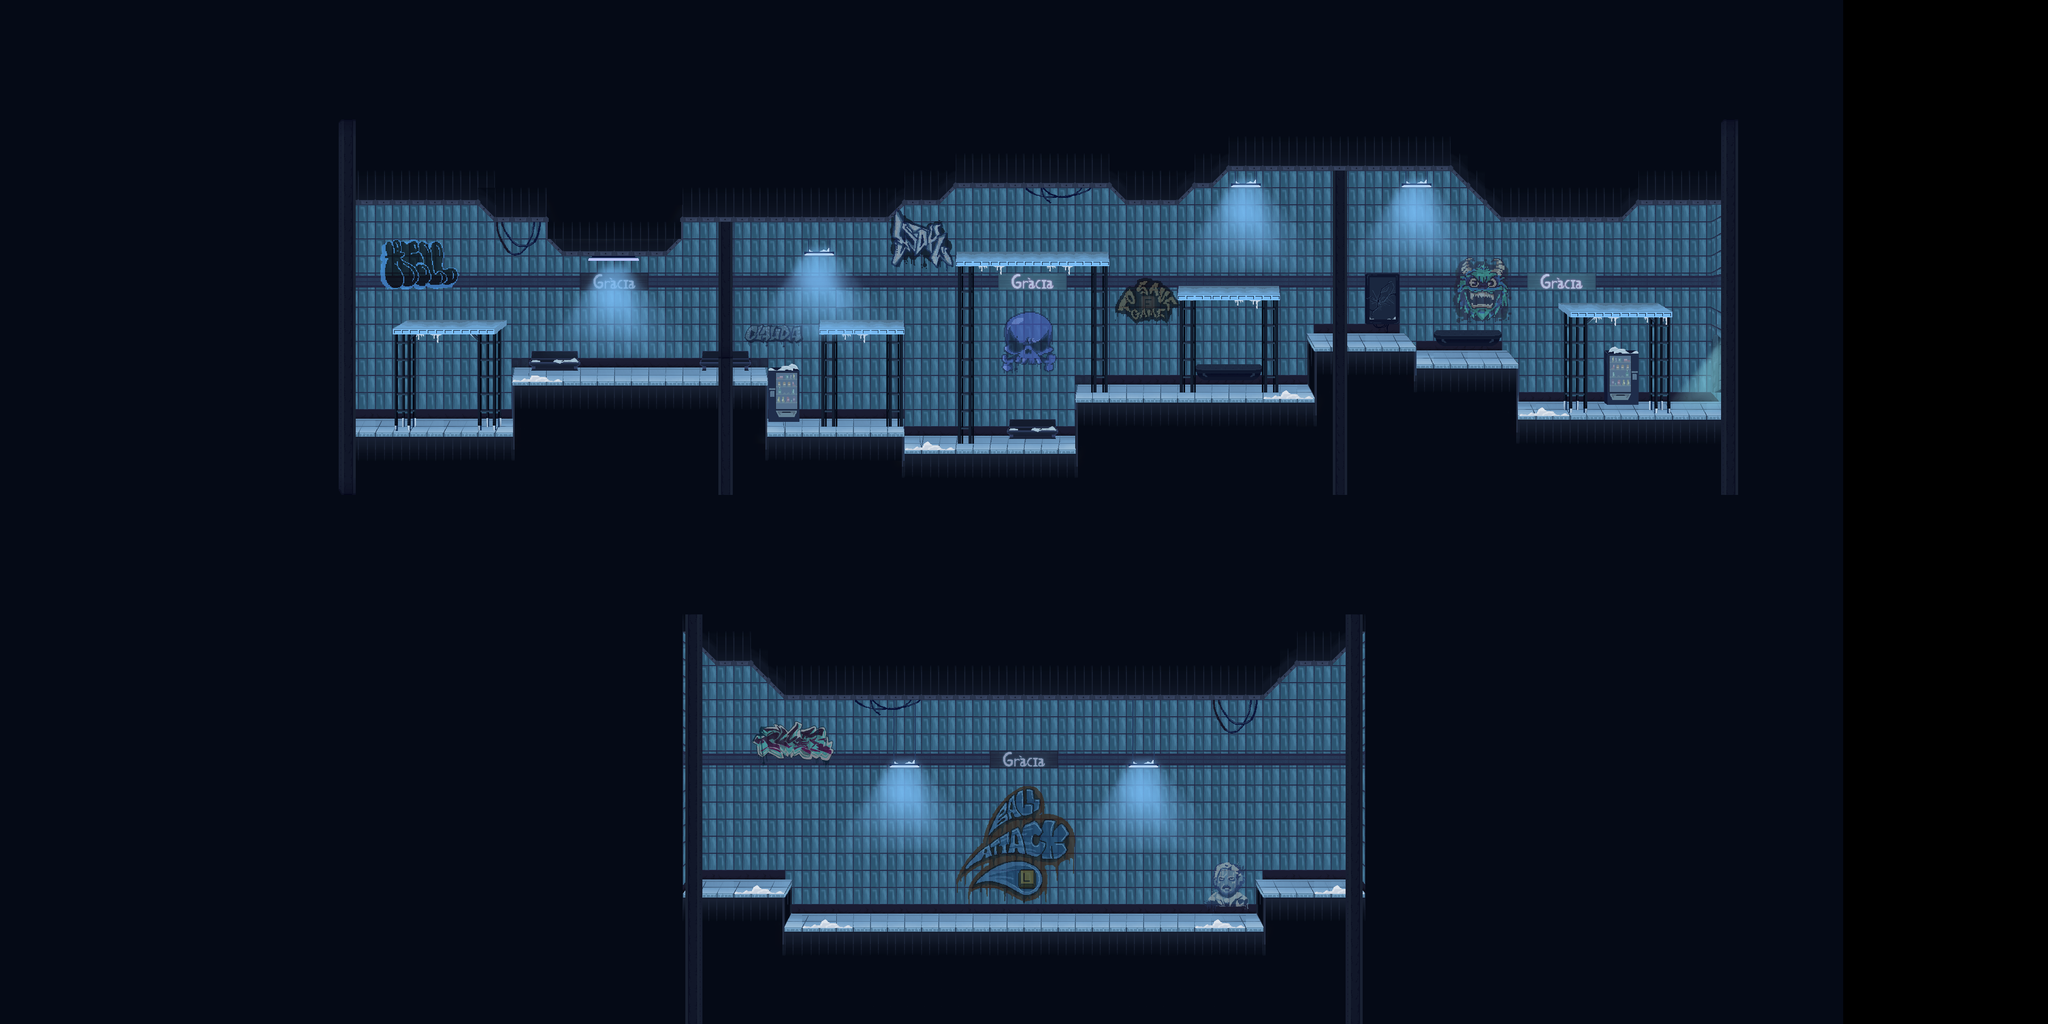

Tiled map render using the project's own tile images. Description and the map definition, with tile-layer contents summarised, below:
An orthogonal 120x60 tile map with 32x32 px tiles, 11 tile layers (FondoNegro, Fondo, Suelo, Grafitis, ...), 1 hidden layer not drawn, 7 tilesets and 49 objects.

<map version="1.10" tiledversion="1.10.2" orientation="orthogonal" renderorder="right-down" width="120" height="60" tilewidth="32" tileheight="32" infinite="0" nextlayerid="33" nextobjectid="331">
 <tileset firstgid="1" name="tmw_desert_spacing" tilewidth="32" tileheight="32" spacing="1" margin="1" tilecount="48" columns="8">
  <image source="tmw_desert_spacing.png" width="265" height="199" />
  <wangsets>
   <wangset name="Brick" type="corner" tile="9">
    <wangcolor name="" color="#ff0000" tile="-1" probability="1" />
    <wangtile tileid="0" wangid="0,0,0,1,0,0,0,0" />
    <wangtile tileid="1" wangid="0,0,0,1,0,1,0,0" />
    <wangtile tileid="2" wangid="0,0,0,0,0,1,0,0" />
    <wangtile tileid="8" wangid="0,1,0,1,0,0,0,0" />
    <wangtile tileid="9" wangid="0,1,0,1,0,1,0,1" />
    <wangtile tileid="10" wangid="0,0,0,0,0,1,0,1" />
    <wangtile tileid="16" wangid="0,1,0,0,0,0,0,0" />
    <wangtile tileid="17" wangid="0,1,0,0,0,0,0,1" />
    <wangtile tileid="18" wangid="0,0,0,0,0,0,0,1" />
    <wangtile tileid="19" wangid="0,1,0,0,0,1,0,1" />
    <wangtile tileid="20" wangid="0,1,0,1,0,0,0,1" />
    <wangtile tileid="27" wangid="0,0,0,1,0,1,0,1" />
    <wangtile tileid="28" wangid="0,1,0,1,0,1,0,0" />
   </wangset>
   <wangset name="Marble" type="corner" tile="33">
    <wangcolor name="" color="#ff0000" tile="-1" probability="1" />
    <wangtile tileid="24" wangid="0,0,0,1,0,0,0,0" />
    <wangtile tileid="25" wangid="0,0,0,1,0,1,0,0" />
    <wangtile tileid="26" wangid="0,0,0,0,0,1,0,0" />
    <wangtile tileid="32" wangid="0,1,0,1,0,0,0,0" />
    <wangtile tileid="33" wangid="0,1,0,1,0,1,0,1" />
    <wangtile tileid="34" wangid="0,0,0,0,0,1,0,1" />
    <wangtile tileid="35" wangid="0,1,0,0,0,1,0,1" />
    <wangtile tileid="36" wangid="0,1,0,1,0,0,0,1" />
    <wangtile tileid="40" wangid="0,1,0,0,0,0,0,0" />
    <wangtile tileid="41" wangid="0,1,0,0,0,0,0,1" />
    <wangtile tileid="42" wangid="0,0,0,0,0,0,0,1" />
    <wangtile tileid="43" wangid="0,0,0,1,0,1,0,1" />
    <wangtile tileid="44" wangid="0,1,0,1,0,1,0,0" />
   </wangset>
   <wangset name="Sand" type="corner" tile="14">
    <wangcolor name="" color="#ff0000" tile="29" probability="1" />
    <wangtile tileid="3" wangid="0,1,0,0,0,1,0,1" />
    <wangtile tileid="4" wangid="0,1,0,1,0,0,0,1" />
    <wangtile tileid="5" wangid="0,0,0,1,0,0,0,0" />
    <wangtile tileid="6" wangid="0,0,0,1,0,1,0,0" />
    <wangtile tileid="7" wangid="0,0,0,0,0,1,0,0" />
    <wangtile tileid="11" wangid="0,0,0,1,0,1,0,1" />
    <wangtile tileid="12" wangid="0,1,0,1,0,1,0,0" />
    <wangtile tileid="13" wangid="0,1,0,1,0,0,0,0" />
    <wangtile tileid="14" wangid="0,1,0,1,0,1,0,1" />
    <wangtile tileid="15" wangid="0,0,0,0,0,1,0,1" />
    <wangtile tileid="21" wangid="0,1,0,0,0,0,0,0" />
    <wangtile tileid="22" wangid="0,1,0,0,0,0,0,1" />
    <wangtile tileid="23" wangid="0,0,0,0,0,0,0,1" />
   </wangset>
  </wangsets>
 </tileset>
 <tileset firstgid="49" name="MapMetadata" tilewidth="32" tileheight="32" spacing="1" margin="1" tilecount="2" columns="2">
  <image source="MapMetadata.png" width="67" height="34" />
 </tileset>
 <tileset firstgid="51" name="atlas_backgrounds" tilewidth="32" tileheight="32" tilecount="14160" columns="236">
  <image source="atlas_backgrounds.png" width="7559" height="1920" />
 </tileset>
 <tileset firstgid="14211" name="background3" tilewidth="32" tileheight="32" tilecount="9063" columns="159">
  <image source="background3.png" trans="ff00ff" width="5112" height="1848" />
 </tileset>
 <tileset firstgid="23274" name="MapMetadata" tilewidth="32" tileheight="32" spacing="1" margin="1" tilecount="2" columns="2">
  <image source="MapMetadata.png" width="67" height="34" />
 </tileset>
 <tileset firstgid="23276" name="atlas_backgrounds" tilewidth="32" tileheight="32" spacing="1" margin="1" tilecount="13282" columns="229">
  <image source="atlas_backgrounds.png" width="7559" height="1920" />
 </tileset>
 <tileset firstgid="36558" name="background3" tilewidth="32" tileheight="32" tilecount="9063" columns="159">
  <image source="background3.png" trans="ff00ff" width="5112" height="1848" />
 </tileset>
 <layer id="28" name="FondoNegro" width="120" height="60">
  <properties>
   <property name="Draw" type="bool" value="true" />
  </properties>
  <data>[7200 cells, 7200 non-empty, 3 distinct tile ids]</data>
 </layer>
 <layer id="18" name="Fondo" width="120" height="60">
  <properties>
   <property name="Draw" type="bool" value="true" />
  </properties>
  <data>[7200 cells, 1713 non-empty, 18 distinct tile ids]</data>
 </layer>
 <layer id="1" name="Suelo" width="120" height="60">
  <properties>
   <property name="Draw" type="bool" value="true" />
  </properties>
  <data>[7200 cells, 1447 non-empty, 99 distinct tile ids]</data>
 </layer>
 <layer id="23" name="Grafitis" width="120" height="60" opacity="0.8">
  <properties>
   <property name="Draw" type="bool" value="true" />
  </properties>
  <data>[7200 cells, 238 non-empty, 218 distinct tile ids]</data>
 </layer>
 <layer id="19" name="Deco" width="120" height="60">
  <properties>
   <property name="Draw" type="bool" value="true" />
  </properties>
  <data>[7200 cells, 0 non-empty, 0 distinct tile ids]</data>
 </layer>
 <layer id="21" name="Decoracion" width="120" height="60">
  <properties>
   <property name="Draw" type="bool" value="true" />
  </properties>
  <data>[7200 cells, 135 non-empty, 68 distinct tile ids]</data>
 </layer>
 <layer id="26" name="Andamios" width="120" height="60">
  <properties>
   <property name="Draw" type="bool" value="true" />
  </properties>
  <data>[7200 cells, 68 non-empty, 32 distinct tile ids]</data>
 </layer>
 <layer id="20" name="Luces" width="120" height="60">
  <properties>
   <property name="Draw" type="bool" value="true" />
  </properties>
  <data>[7200 cells, 182 non-empty, 111 distinct tile ids]</data>
 </layer>
 <layer id="30" name="Decoraciones" width="120" height="60">
  <properties>
   <property name="Draw" type="bool" value="true" />
  </properties>
  <data>[7200 cells, 78 non-empty, 55 distinct tile ids]</data>
 </layer>
 <layer id="29" name="Profundidad" width="120" height="60">
  <properties>
   <property name="Prof1" type="bool" value="true" />
  </properties>
  <data>[7200 cells, 580 non-empty, 91 distinct tile ids]</data>
 </layer>
 <layer id="31" name="Profundidad2" width="120" height="60">
  <properties>
   <property name="Prof1" type="bool" value="true" />
  </properties>
  <data>[7200 cells, 137 non-empty, 44 distinct tile ids]</data>
 </layer>
 <layer id="7" name="Navigation" width="120" height="60" visible="0">
  <properties>
   <property name="Navigation" type="bool" value="true" />
  </properties>
  <data>[7200 cells, 371 non-empty, 1 distinct tile ids]</data>
 </layer>
 <objectgroup id="17" name="Ascensores" visible="0">
  <object id="190" x="1376" y="1536" width="71.333" height="125.189">
   <properties>
    <property name="Sensor" value="BOSS2IE1L2" />
   </properties>
  </object>
  <object id="207" x="1120" y="576" width="64" height="128">
   <properties>
    <property name="Sensor" value="IE1L2BOSS2" />
   </properties>
  </object>
 </objectgroup>
 <objectgroup id="32" name="Giro" visible="0">
  <object id="314" x="1792" y="384" width="32" height="96" />
  <object id="315" x="2048" y="384" width="32" height="96" />
  <object id="316" x="2816" y="576" width="32" height="96" />
  <object id="317" x="2656" y="576" width="32" height="96" />
  <object id="318" x="1184" y="512" width="32" height="96" />
  <object id="319" x="1472" y="512" width="32" height="96" />
  </objectgroup>
 <objectgroup id="27" name="Dialogos" visible="0">
  <!-- 1 objects omitted --></objectgroup>
 <objectgroup id="12" name="Colisiones" visible="0">
  <!-- 35 objects omitted --></objectgroup>
 <objectgroup id="14" name="Sensores" visible="0">
  <!-- 1 objects omitted --></objectgroup>
</map>
<!-- 41 of 49 objects omitted -->
